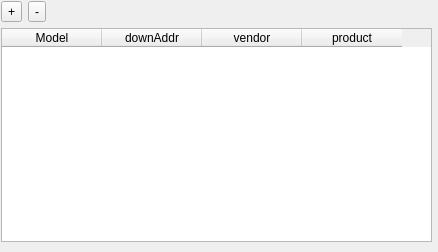
<?xml version="1.0" encoding="UTF-8"?>
<ui version="4.0">
 <class>ModelSetup</class>
 <widget class="QDialog" name="ModelSetup">
  <property name="geometry">
   <rect>
    <x>0</x>
    <y>0</y>
    <width>438</width>
    <height>252</height>
   </rect>
  </property>
  <property name="sizePolicy">
   <sizepolicy hsizetype="Fixed" vsizetype="Fixed">
    <horstretch>0</horstretch>
    <verstretch>0</verstretch>
   </sizepolicy>
  </property>
  <property name="minimumSize">
   <size>
    <width>438</width>
    <height>252</height>
   </size>
  </property>
  <property name="maximumSize">
   <size>
    <width>438</width>
    <height>252</height>
   </size>
  </property>
  <property name="windowTitle">
   <string>ModelSetup</string>
  </property>
  <widget class="QWidget" name="layoutWidget">
   <property name="geometry">
    <rect>
     <x>1</x>
     <y>1</y>
     <width>431</width>
     <height>241</height>
    </rect>
   </property>
   <layout class="QGridLayout" name="gridLayout">
    <item row="0" column="0">
     <layout class="QHBoxLayout" name="horizontalLayout">
      <item>
       <widget class="QToolButton" name="toolButton">
        <property name="text">
         <string>+</string>
        </property>
       </widget>
      </item>
      <item>
       <widget class="QToolButton" name="toolButton_2">
        <property name="text">
         <string>-</string>
        </property>
       </widget>
      </item>
      <item>
       <spacer name="horizontalSpacer">
        <property name="orientation">
         <enum>Qt::Horizontal</enum>
        </property>
        <property name="sizeHint" stdset="0">
         <size>
          <width>328</width>
          <height>20</height>
         </size>
        </property>
       </spacer>
      </item>
     </layout>
    </item>
    <item row="1" column="0">
     <widget class="QTableWidget" name="tb_model">
      <column>
       <property name="text">
        <string>Model</string>
       </property>
      </column>
      <column>
       <property name="text">
        <string>downAddr</string>
       </property>
      </column>
      <column>
       <property name="text">
        <string>vendor</string>
       </property>
      </column>
      <column>
       <property name="text">
        <string>product</string>
       </property>
      </column>
     </widget>
    </item>
   </layout>
  </widget>
 </widget>
 <resources/>
 <connections/>
</ui>
